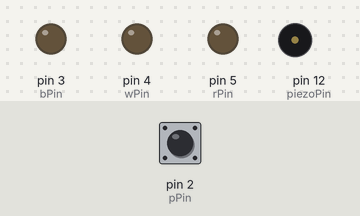
Bench run of a sketch on a simulated Arduino Uno, built with avr-gcc and run on an emulated ATmega328P. Shown: output pins drawn as LEDs (lit = HIGH), buzzer (waves = sounding). The test bench sets the inputs (shaded band); at power-on: pin 2 (pPin) LOW.

Above: at 1.2 s.
1.3 s: pin 2 (pPin) pulsed HIGH 5 times (0.12 s each, 0.3 s apart)
At 3.51 s:
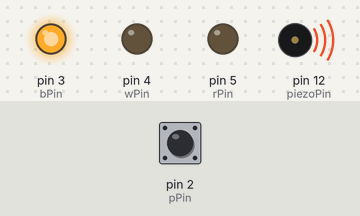
4.4 s: pin 2 (pPin) driven HIGH
At 5.6 s:
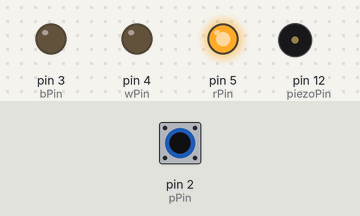
5.9 s: pin 2 (pPin) driven LOW
At 7.3 s:
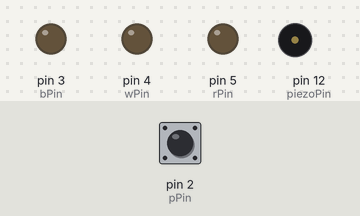
Timing chart, 0 to 8.9 s (numbered marks = the images above; inputs shaded):
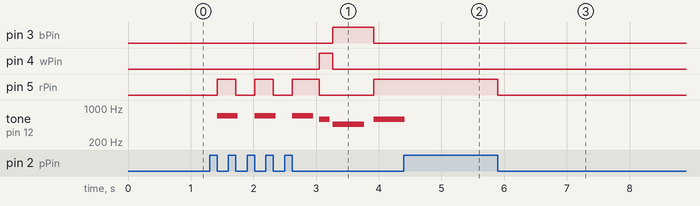

Measured:
- after the input at 1.3 s, pin 3 (bPin): LOW → HIGH after 2.0 s, → LOW 0.65 s later; pin 4 (wPin): LOW → HIGH after 1.8 s, → LOW 0.21 s later
- after the input at 4.4 s, pin 3 (bPin): stays LOW (without the input it goes to HIGH after 0.82 s); pin 4 (wPin): stays LOW (without the input it goes to HIGH after 0.17 s); pin 5 (rPin): stays HIGH (without the input it goes to LOW after 0.17 s); tone on pin 12 (piezoPin): goes on until 4.4 s, then stays silent
- after the input at 5.9 s, pin 5 (rPin): HIGH → LOW at once

The sketch:

MusicToy.ino
```cpp
//SkillShare Class
//Your first Arduino project: Design and Build a Colorful Musical Toy
//Bill Jamshedji - DroneBot Workshop
//For more information please visit http://dronebotworkshop.com


#include "pitches.h"
#define NO_SOUND 0 // make the rests in the music

//Define Constants

const int piezoPin = 12; //piezo speaker
const int rPin = 5;  //red LED or color #1
const int wPin = 4;  //white LED or color #2
const int bPin = 3;  //blue LED or color #3
const int pPin = 2;  //pushbutton switch

int ledState = 0;
int ledOn = false;

// notes for tune - Star Spangled Banner
// change this section for different tune

int melody[] = {
  NOTE_F5,NOTE_D5,NOTE_AS4,NOTE_D5,NOTE_F5,NOTE_AS5,NOTE_D6,NOTE_C6,NOTE_AS5,NOTE_D5,NOTE_E5,NOTE_F5,
  NOTE_F5,NOTE_F5,NOTE_D6,NOTE_C6,NOTE_AS5,NOTE_A5,NOTE_G5,NOTE_A5,NOTE_AS5,NOTE_AS5,NOTE_F5,NOTE_D5,NOTE_AS4,
  NOTE_D6,NOTE_D6,NOTE_D6,NOTE_DS6,NOTE_F6,NOTE_F6,NOTE_DS6,NOTE_D6,NOTE_C6,NOTE_D6,NOTE_DS6,NOTE_DS6,
  NO_SOUND,NOTE_DS6,NOTE_D6,NOTE_C6,NOTE_AS5,NOTE_A5,NOTE_G5,NOTE_A5,NOTE_AS5,NOTE_D5,NOTE_E5,NOTE_F5,
  NOTE_F5,NOTE_AS5,NOTE_AS5,NOTE_AS5,NOTE_A5,NOTE_G5,NOTE_G5,NOTE_G5,NOTE_C6,NOTE_DS6,NOTE_D6,NOTE_C6,NOTE_AS5,NOTE_AS5,NOTE_A5,
  NOTE_F5,NOTE_F5,NOTE_AS5,NOTE_C6,NOTE_D6,NOTE_DS6,NOTE_F6,NOTE_AS5,NOTE_C6,NOTE_D6,NOTE_DS6,NOTE_C6,NOTE_AS5
};

// durations: 2 = half note, 4 = quarter note, 8 = eight note etc
// also change this section to change tunes - 1 entry for each note in sequence

float noteDurations[] = {
  6,12,4,4,4,2,6,12,4,4,4,2,
  8,8,8/2.9,8,4,2,8,8,4,4,4,4,4,
  6,12,4,4,4,2,8,8,4,4,4,2,
  8,8,8/2.9,8,4,2,8,8,4,4,4,2,
  4,4,4,8,8,4,4,4,4,8,8,8,8,4,4,
  8,8,8/2.9,8,8,8,2,8,8,4,4,4,2
};

// calculates the number of elements in the melody array.
int musicLength=sizeof(melody)/sizeof('NOTE_F5');

void setup() {
  pinMode(pPin, INPUT);  //pushbutton is an INPUT
  pinMode(piezoPin, OUTPUT);  //piezo speaker is an OUTPUT
  pinMode(rPin, OUTPUT);  //red LED is an OUTPUT
  pinMode(wPin, OUTPUT);  //white LED is an OUTPUT
  pinMode(bPin, OUTPUT);  //blue LED is an OUTPUT
}

void loop() {
  int pPinState=digitalRead(pPin);
  if(pPinState==HIGH) {
    ledState = 1;
  }
  if (pPinState==LOW and ledState ==1) {
    ledState = 2;
    ledOn = not ledOn;
  }
  if (ledOn && pPinState!=HIGH) {
    for (int thisNote = 0; thisNote < musicLength; thisNote++) {
      // blink the three LEDs in sequence
      if (thisNote%3==0){
        digitalWrite(rPin, HIGH);
        digitalWrite(wPin, LOW);
        digitalWrite(bPin, LOW);
      }
      else if (thisNote%3==1){
        digitalWrite(rPin, LOW);
        digitalWrite(wPin, HIGH);
        digitalWrite(bPin, LOW);
      }
      else if (thisNote%3==2){
        digitalWrite(rPin, LOW);
        digitalWrite(wPin, LOW);
        digitalWrite(bPin, HIGH);
      }

      // calculate the note duration. change tempo by changing 2000 to other values
      int noteDuration = 2000/noteDurations[thisNote];
      tone(piezoPin, melody[thisNote],noteDuration);

      // to distinguish the notes, set a minimum time between them.
      // the note's duration + 30% seems to work well
      float pauseBetweenNotes = noteDuration * 1.30;

      //split the delay into two parts and check to see
      //whether the pushbutton is pressed to turn off
      //the sound and light
      delay(pauseBetweenNotes/2);
      if(digitalRead(pPin)==HIGH) {
        break;
      }
      delay(pauseBetweenNotes/2);
      if(digitalRead(pPin)==HIGH) {
        break;
      }
    }
  }
  else if (not ledOn) {
    digitalWrite(rPin, LOW);
    digitalWrite(wPin, LOW);
    digitalWrite(bPin, LOW);
  }
}
```
